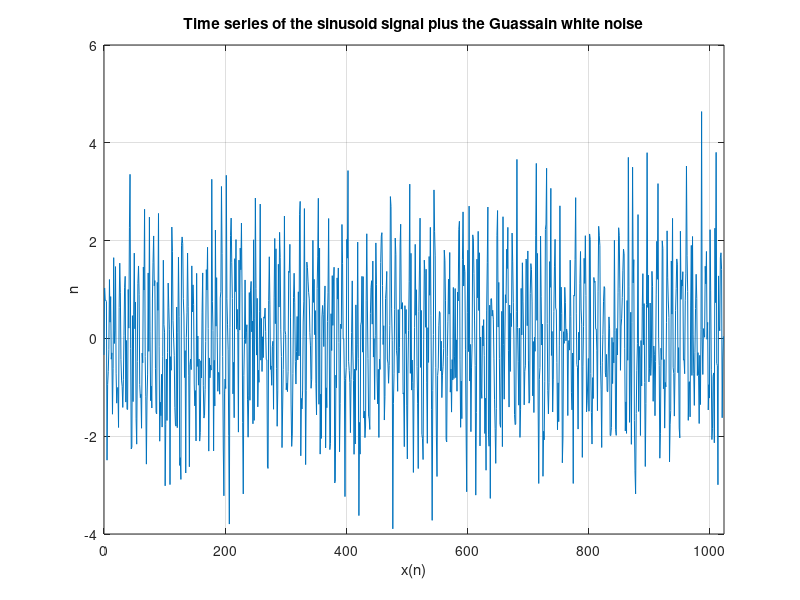

This chart was generated by the following MATLAB code: (Note: this script raises an error after producing the figure.)
% 1
N = 1024;
n = 0:1023;
A = sqrt(2);
signal = A * sin(2*pi*0.125*n);
noise = randn(1,1024);
x = signal + noise;
figure;
plot(n, x);
grid;
xlabel('x(n)');
ylabel('n');
title ('Time series of the sinusoid signal plus the Guassain white noise');
xlim([0,1024]);

% 2
fs = 1;
for NFFT = [128, 256, 512, 1024]
    [pxx,f] = pwelch(x(1:NFFT), NFFT, 0, NFFT, fs, 'centered');
    figure; grid;
    plot(f, 10*log10(pxx));
    set(gca,'xtick', [-0.5 -0.25 0 0.25 0.5]);
    title(['Power Sprectral Estimatioin , N = NFFT = ' num2str(NFFT) ]);
    ylim([-30 30]);
    xlabel('f (cycles/sample)');
    ylabel("Magnitude(dB)");
    grid;
    
    figure; grid;
    plot(f, 10*log10(pxx));
    set(gca,'xtick', [-0.5 -0.25 0 0.25 0.5]);
    title(['Power Sprectral Estimatioin (Zoom in) , N = NFFT = ' num2str(NFFT) ]);
    ylim([-5 5]);
    xlabel('f (cycles/sample)');
    ylabel("Magnitude(dB)");
    grid;
end

3
M = 128;
for overlap = [0, 64, 96]
    window = hamming(M);
    [pxx,f] = pwelch(x, M, overlap, M, fs,'centered');
    U = sum(window.^2) / M;
    figure; grid;
    plot(f, 10*log10(pxx));
    ylim([-5 20]);
    set(gca,'xtick', [-0.5 -0.25 0 0.25 0.5]);
    xlabel('f (cycles/sample)');
    ylabel('Magnitude (dB)');
    title(['Power Spectral Estimation, N=1024, M=128, Overlap=' num2str(overlap)]);
    grid;
    
    figure; grid;
    plot(f, 10*log10(pxx));
    set(gca,'xtick', [-0.5 -0.25 0 0.25 0.5]);
    ylim([-5 5]);
    xlabel('f (cycles/sample)');
    ylabel('Magnitude (dB)');
    title(['Power Spectral Estimation (Zoom in), N=1024, M=128, Overlap=' num2str(overlap)]);
    grid;
end

% 4
% segment the time series
x_reshape = reshape(x,[128, 8])';
% calculate the coherent average
x_avg = sum(x_reshape, 1)./8;
n = 0:127;
figure;
plot(n, x_avg);
grid;
xlabel('n');
ylabel('value');
title ('Coherently averaged time series');
xlim([0 128]);
ylim([-2 2]);

NFFT = 128;
M = 128;
window = hamming(M);
U = sum(window.^2) / M;
f = -0.5 : 1/NFFT : 0.5-1/NFFT;
X = fft(x_avg.*window' ,NFFT);
X = fftshift(X);
figure;
plot(f, 10*log10(abs(X).^2/(fs*M*U)));
grid;
% ylim([-5 20]);
set(gca,'xtick', [-0.5 -0.25 0 0.25 0.5]);
xlabel('f (cycles/sample)');
ylabel('Magnitude (dB)');
title('Power Spectral Estimation (coherently averaging before FFT)');

X2_matrix = zeros(8, 128);
for i=1:8
   X2_matrix(i,:) = fftshift(fft(x_reshape(i,:).*window', NFFT)); 
end
X2 = sum(X2_matrix, 1)./8;
figure;
plot(f, 10*log10(abs(X2).^2/(fs*M*U)));
grid;
% ylim([-5 20]);
set(gca,'xtick', [-0.5 -0.25 0 0.25 0.5]);
xlabel('f (cycles/sample)');
ylabel('Magnitude (dB)');
title('Power Spectral Estimation (FFT before coherently averaging)');



